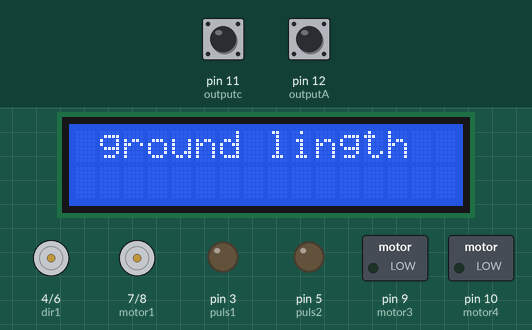
Simulated run of this sketch. Board: Arduino Uno, built with avr-gcc and run on an emulated ATmega328P. On the bench: 16×2 character LCD, motor-driver pin pairs drawn as motors (green arrow = first pin HIGH = forward, orange = second pin HIGH = backward, longer = more drive), switched loads named in the sketch (green lamp = pin HIGH), output pins drawn as LEDs (lit = HIGH). The test bench sets the inputs (shaded band); at power-on: pin 11 (outputc) HIGH, pin 12 (outputA) HIGH.

Above: at 0.9 s.
1.0 s: pin 11 (outputc) pulled LOW for 1 s
At 1.4 s:
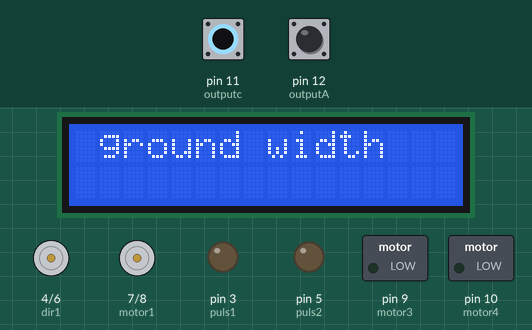
At 2.3 s:
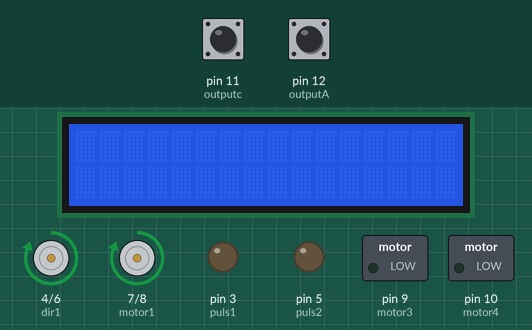
Timing chart, 0 to 4.0 s (numbered marks = the images above; inputs shaded):
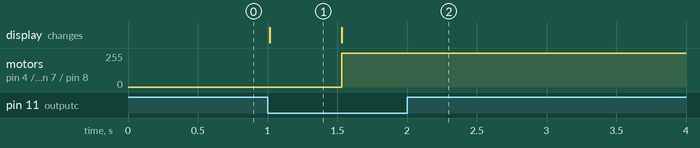

Measured:
- after the input at 1.0 s, motor on pin 4 (dir1) / pin 6 (dir2), motor on pin 7 (motor1) / pin 8 (motor2): stopped → forward 255/255 after 0.53 s; the display: changes at once (image 1)
- what the display in image 1 shows lasts 0.5 s, from 1.0 s to 1.5 s

The sketch:

agricalture_robot.ino
```cpp
#include <Wire.h>
#include <LiquidCrystal_I2C.h>
#include <LiquidCrystal_I2C.h>
//......................................lcd
LiquidCrystal_I2C lcd(0x27,16,2);
//......................................encoder
 #define outputA 12
 #define outputB 13
 #define outputc 11
 #define puls1 3
 #define dir1 4
 #define puls2 5
 #define dir2 6
 #define motor1 7
 #define motor2 8
 #define motor3 9
 #define motor4 10
 #define sw 2

 long counter1 =0;
 long counter2 =0;
 long x=0;
 int aState;
 int aLastState;
float a;
float b;
 float distance=0;
 float meter = 0;
//......................................

void setup() {
  pinMode (outputA,INPUT_PULLUP);  //أقطاب الأنكودر
  pinMode (outputB,INPUT_PULLUP);
  pinMode (outputc,INPUT_PULLUP);
  aLastState = digitalRead(outputA);
  pinMode(puls1,OUTPUT);
  pinMode(puls2,OUTPUT);
  pinMode(dir1,OUTPUT);
  pinMode(dir2,OUTPUT);
  pinMode(motor1,OUTPUT);
  pinMode(motor2,OUTPUT);
  pinMode(motor3,OUTPUT);
  pinMode(motor4,OUTPUT);
  pinMode(sw,INPUT_PULLUP);

//......................................
  lcd.init();
  lcd.init();
  lcd.backlight();
  lcd.setCursor(0,0);                      //اطبع في السطر الأول العمود الأول
  //......................................
  lcd.print(" ground lingth");       //ماهو طول الأرض
  while(digitalRead(outputc)==1){
  aState = digitalRead(outputA);
  if (aState != aLastState){
  if (digitalRead(outputB) != aState) {
       counter1 --;//++
  } else {
       counter1 ++;//--
     }
  lcd.setCursor(1,1);
  lcd.print(counter1);}
  aLastState = aState;}
//......................................
  lcd.setCursor(0,0);
  lcd.print(" ground width  ");//عرض الأرض
  delay(500);
  while(digitalRead(outputc)==1){
  aState = digitalRead(outputA);
  if (aState != aLastState){
  if (digitalRead(outputB) != aState) {
       counter2 --;//++
  } else {
       counter2 ++;//--
     }
  lcd.setCursor(1,1);
  lcd.print(counter2);}

  aLastState = aState;}
//......................................
  lcd.setCursor(0,0);
  lcd.print("              ");
  lcd.setCursor(1,1);
  lcd.print("   ");
}

void loop() {
    digitalWrite(motor3,HIGH);// تشغيل محرك عجلة البذور
    digitalWrite(motor4,LOW );
    digitalWrite(dir1,1);
    digitalWrite(dir2,0);
     for(int x=0;x<counter1*1500;x++){
    digitalWrite(puls1,HIGH );
    digitalWrite(puls2,HIGH );
    delayMicroseconds(3000);
    digitalWrite(puls1,LOW);
    digitalWrite(puls2,LOW);
    delayMicroseconds(3000);
    }
    digitalWrite(motor3,LOW );// اطفاء محرك عجلة البذور
    digitalWrite(motor4,LOW );
digitalWrite(motor1,HIGH );// تشغيل محرك التوجيه
digitalWrite(motor2,LOW );
    delay(200);
    digitalWrite(motor1,LOW );// اطفاء محرك التوجيه
    digitalWrite(motor2,LOW );
    digitalWrite(dir1,1);
    for(int x=0;x<1000;x++){
    digitalWrite(puls1,HIGH );
    delayMicroseconds(3000);
    digitalWrite(puls1,LOW);
    delayMicroseconds(3000);
    digitalWrite(motor1,HIGH );// تشغيل محرك التوجيه
digitalWrite(motor2,LOW );
  delay(200);
     digitalWrite(motor1,LOW );// اطفاء محرك التوجيه
    digitalWrite(motor2,HIGH);

    }
}
```
